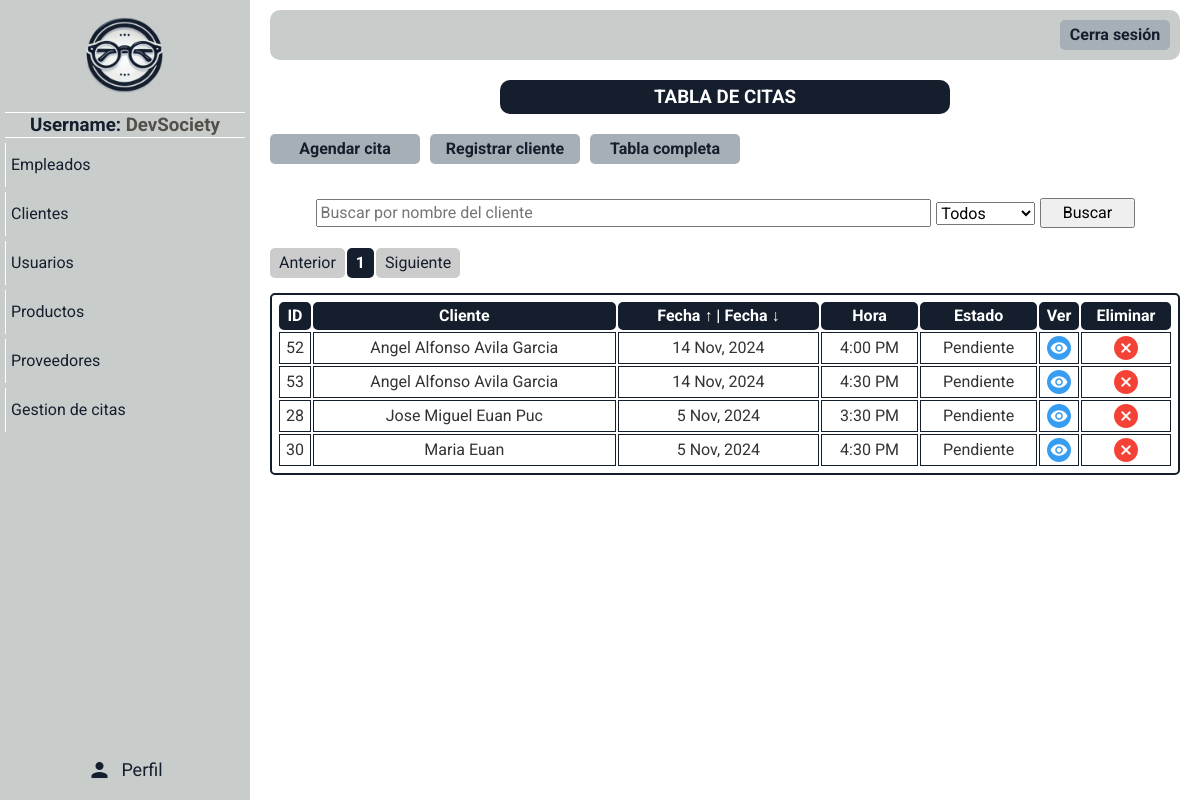
Page /paginas/mostrar_citas.php?pagina=1&orden_fecha=DESC (signed in) on the committed database.
### tables this page shows
CREATE TABLE `empleados` (
  `id_empleado` int(10) NOT NULL,
  `nombres` varchar(100) DEFAULT NULL,
  `apellidos` varchar(100) DEFAULT NULL,
  `correo` varchar(100) DEFAULT NULL,
  `telefono` varchar(15) DEFAULT NULL,
  `direccion` varchar(255) DEFAULT NULL,
  `rol` varchar(50) DEFAULT NULL,
  `fecha_contratacion` date DEFAULT NULL,
  `usuario` varchar(50) DEFAULT NULL,
  `contrasena` varchar(255) DEFAULT NULL,
  `codigo_empleado` int(11) DEFAULT NULL
);

CREATE TABLE `citas` (
  `id_cita` int(11) NOT NULL,
  `id_cliente` int(11) NOT NULL,
  `id_empleado` int(11) DEFAULT NULL,
  `fecha_cita` date DEFAULT NULL,
  `hora` time DEFAULT NULL,
  `motivo` text DEFAULT NULL,
  `estado` varchar(11) DEFAULT NULL
);

CREATE TABLE `clientes` (
  `id_cliente` int(5) NOT NULL,
  `nombres` varchar(100) DEFAULT NULL,
  `apellidos` varchar(100) DEFAULT NULL,
  `correo` varchar(100) DEFAULT NULL,
  `telefono` varchar(15) DEFAULT NULL,
  `direccion` varchar(255) DEFAULT NULL,
  `preescripcion` text DEFAULT NULL,
  `contrasena` varchar(255) DEFAULT NULL,
  `verificado` varchar(10) DEFAULT NULL,
  `rol` varchar(50) DEFAULT NULL,
  `codigo_cliente` int(11) DEFAULT NULL,
  `libre2` int(11) DEFAULT NULL
);

### paginas/mostrar_citas.php (the view, shortened to what this page needs)
<!DOCTYPE html>
<html lang="en">
<head>
</head>
<body>
    <?php
    include "menu_panel.php";
    require "../php/conexion.php";
    $nombre = isset($_GET['busca_nombre']) ? $_GET['busca_nombre'] : "";
    $estadoSeleccionado = isset($_GET['filtro_estado']) ? $_GET['filtro_estado'] : "";
    $ordenFecha = isset($_GET['orden_fecha']) ? $_GET['orden_fecha'] : 'ASC';
    $datos = "SELECT ci.id_cita, cl.nombres, cl.apellidos, ci.fecha_cita, ci.hora, ci.estado
              FROM citas ci
              INNER JOIN clientes cl ON ci.id_cliente = cl.id_cliente
              WHERE 1=1";
    $datos .= " ORDER BY ci.fecha_cita $ordenFecha";
    $resultado = mysqli_query($conectar, $datos);
    $total_filas = $resultado->num_rows;
    $limite = 5;
    $paginas = ceil($total_filas / $limite);
    $pagina = (isset($_GET['pagina'])) ? $_GET['pagina'] : 1;
    $inicio = ($pagina - 1) * $limite;
    $datos .= " LIMIT $inicio, $limite";
    $resultado = mysqli_query($conectar, $datos);
    $concatparams = ($nombre != "") ? "&busca_nombre=" . $nombre : "";
    $concatparams .= ($estadoSeleccionado != "") ? "&filtro_estado=" . $estadoSeleccionado : "";
    ?>
    <div class="usuarios-content main-content">
        <div class="titulo">
            <h3>TABLA DE CITAS</h3>
        </div>
        <div class="opciones-btn">
            <div class="btn-nuevo-cliente btn">
                <a href="./registrar_cita.php">Agendar cita</a>
            </div>
            <div class="btn-nuevo-cliente btn">
                <a href="./registrar_cliente.php?origen=citas">Registrar cliente</a>
            </div>
            <div class="btn-nuevo-cliente btn">
                <a href="./mostrar_citas.php">Tabla completa</a>
            </div>
        </div><br>
        <div class="buscador-titulo">
            <form action="./mostrar_citas.php" method="GET">
                <input type="text" name="busca_nombre" value="<?php echo $nombre ?>" placeholder="Buscar por nombre del cliente">
                <select name="filtro_estado">
                    <option value="">Todos</option>
                </select>
                <button class="btn-form" type="submit">Buscar</button>
            </form>
        </div>
        <nav class="pagination">
            <ul class="pagination-list">
                <li class="pag-item <?php echo ($pagina <= 1) ? 'disable' : ''; ?>">
                    <a href="./mostrar_citas.php?pagina=<?php echo ($pagina > 1) ? $pagina - 1 : 1;
                                                    echo $concatparams . '&orden_fecha=' . $ordenFecha; ?>">Anterior</a>
                </li>
                <?php for ($i = 1; $i <= $paginas; $i++): ?>
                    <li class="pag-item <?php echo ($pagina == $i) ? 'active' : ''; ?>">
                        <a href="./mostrar_citas.php?pagina=<?php echo $i . $concatparams . '&orden_fecha=' . $ordenFecha; ?>">
                            <?php echo $i; ?>
                        </a>
                    </li>
                <?php endfor; ?>
                <li class="pag-item <?php echo ($pagina >= $paginas) ? 'disable' : ''; ?>">
                    <a href="./mostrar_citas.php?pagina=<?php echo ($pagina < $paginas) ? $pagina + 1 : $paginas;
                                                    echo $concatparams . '&orden_fecha=' . $ordenFecha; ?>">Siguiente</a>
                </li>
            </ul>
        </nav>
        <table>
            <tr>
                <th>ID</th>
                <th>Cliente</th>
                <th>
                    <a style="text-decoration: none; color: white;" href="./mostrar_citas.php?pagina=<?php echo $pagina . $concatparams . '&orden_fecha=ASC'; ?>">Fecha &#x2191;</a> |
                    <a style="text-decoration: none; color: white;" href="./mostrar_citas.php?pagina=<?php echo $pagina . $concatparams . '&orden_fecha=DESC'; ?>">Fecha &#x2193;</a>
                </th>
                <th>Hora</th>
                <th>Estado</th>
                <th>Ver</th>
                <th>Eliminar</th>
            </tr>
            <?php
            if ($total_filas == 0) {
                echo '<tr><td colspan="7">No hay resultados...</td></tr>';
            } else {
                while ($fila = mysqli_fetch_assoc($resultado)) {
                    $fecha_formateada = date("j M, Y", strtotime($fila['fecha_cita']));
                    $hora_formateada = date("g:i A", strtotime($fila['hora']));
            ?>
                <tr>
                    <td><?php echo $fila['id_cita']; ?></td>
                    <td><?php echo $fila['nombres'] . " " . $fila['apellidos']; ?></td>
                    <td><?php echo $fecha_formateada; ?></td>
                    <td><?php echo $hora_formateada; ?></td>
                    <td><?php echo $fila['estado']; ?></td>
                    <td class="btn-ver">
                        <a href="../paginas/ver_cita.php?origen=citas&id=<?php echo $fila['id_cita']; ?>"><img src="../imagenes/ojo.png" alt=""></a>
                    </td>
                    <td class="btn-eliminar">
                        <a href="#" onclick="validar('../php/delete_cita.php?id=<?php echo $fila['id_cita'] ?>', '<?php echo addslashes($fila['nombres']) . ' ' . addslashes($fila['apellidos']) ?>')">
                            <img src="../imagenes/borrar.png" alt="">
                        </a>
                    </td>
                </tr>
            <?php
                }
            }
            ?>
        </table>
    </div>
</body>
</html>

### paginas/menu_panel.php (shortened to what this page needs)
<?php
require '../php/conexion.php';
$query_empleado = "SELECT rol, usuario FROM empleados WHERE id_empleado = ? LIMIT 1";
$consulta_empleado = $conectar->prepare($query_empleado);
$consulta_empleado->bind_param("s", $_SESSION['id']);
$consulta_empleado->execute();
$resultado_empleado = $consulta_empleado->get_result();
$info_empleado = $resultado_empleado->fetch_assoc();
if ($resultado_empleado->num_rows > 0) {
    if ($_SESSION['rol'] == 'Administrador') {
        $options = '
        <a href="./mostrar_empleados.php">Empleados</a>
        <a href="./mostrar_clientes.php">Clientes</a>
        <a href="./mostrar_usuarios.php">Usuarios</a>
        <a href="./mostrar_productos.php">Productos</a>
        <a href="./mostrar_proveedores.php">Proveedores</a>
        <a href="./mostrar_citas.php">Gestion de citas</a>
    ';
    } else if ($_SESSION['rol'] == 'Empleado') {
        $options = '
        <a href="./mostrar_clientes.php">Clientes</a>
        <a href="./mostrar_productos.php">Productos</a>
        <a href="./mostrar_proveedores.php">Proveedores</a>
        <a href="./mostrar_citas.php">Gestión de citas</a>
        ';
    }
} else {
    require "../php/salir.php";
}
?>
<!DOCTYPE html>
<html lang="es">
<head>
    <link rel="stylesheet" href="../css/normalize.css">
    <link rel="stylesheet" href="../css/style.css">
</head>
</head>
<body>
    <div class="container-menu-lateral">
        <div class="sidebar">
            <div class="sidebar-logo">
                <a href="./dashboard.php"><img src="../imagenes/logo.png" alt=""></a>
            </div>
            <hr>
            <h3>Username: <span><?php echo $info_empleado['usuario'] ?></span></h3>
            <hr>
            <div class="btn-sidebar">
                <?php echo $options ?>
            </div>
            <div class="icon-container">
                <i class="material-icons">person</i>
                <a href="./perfil_empleado.php">Perfil</a>
            </div>
        </div>
    </div>
    <div class="main-content">
        <header class="header">
            <div class="btn-cerrar-sesion btn"><a href="../php/salir.php">Cerra sesión</a></div>
        </header>
    </div>
</body>
</html>

### css/style.css (style rules this page uses)
:root { --color0: #ffffff; --color1: #c8ccca; --color2: #151e2d; --color3: #a7afb6; --color4: #53504a; }
* { box-sizing: border-box; margin: 0; padding: 0; }
*, *::before, *::after { box-sizing: inherit; }
html { font-size: 62.5%; box-sizing: border-box; }
body { font-family: "Roboto"; font-size: 16px; line-height: 24px; color: #333; height: 100vh; }
.main-content { flex-grow: 1; padding: 10px 20px; margin-left: 250px; }
.btn { display: flex; cursor: pointer; width: 110px; height: 30px; background-color: var(--color3); justify-content: center; align-items: center; border-radius: 5px; font-weight: bold; }
.btn a { display: flex; color: var(--color2); text-decoration: none; height: 100%; width: 100%; justify-content: center; transition: 0.4s ease-out; align-items: center; }
.btn-form { width: 100px; height: 30px; cursor: pointer; transition: 0.4s ease-out; }
.opciones-btn { display: flex; gap: 10px; margin-top: 20px; }
.container-menu-lateral { display: flex; height: 100%; position: fixed; }
.sidebar { text-align: center; width: 250px; background-color: var(--color1); color: var(--color0); }
.sidebar h3 { color: var(--color2); }
.sidebar hr { max-width: 250px; background-color: var(--color0); height: 1px; border: none; }
.btn-sidebar a { text-align: start; display: flex; align-items: center; color: var(--color2); text-decoration: none; padding: 10px 5px; margin: 5px 0; width: 100%; border-left: var(--color0) solid 0.5px; transition: font-size 0.2s ease-out; }
.sidebar-logo img { width: 100px; }
.header { display: flex; align-items: center; justify-content: end; background-color: var(--color1); height: 50px; border-radius: 10px; padding: 10px; }
.titulo { width: 450px; text-align: center; margin: auto; background-color: var(--color2); padding: 5px; color: var(--color0); border-radius: 10px; margin-bottom: 5px; }
table { border: var(--color2) solid 2px; margin: auto; margin-top: 15px; padding: 5px; width: 100%; border-radius: 5px; }
th { background-color: var(--color2); border: 2px var(--color2) solid; color: var(--color0); border-radius: 5px; }
td { text-align: center; border: var(--color2) solid 1px; }
td a { display: flex; justify-content: center; align-items: center; padding: 3px 0; }
.btn-eliminar { width: 90px; transition: 0.3s ease-out; }
.btn-ver { width: 40px; transition: 0.3s ease-out; }
.btn-nuevo-cliente { width: 150px; }
span { color: var(--color4); }
.sidebar { display: flex; flex-direction: column; height: 100vh; padding: 5px; background-color: var(--color1); }
.sidebar-logo img { width: 100px; height: auto; }
.btn-sidebar { margin-bottom: 20px; }
.icon-container { margin-top: auto; display: flex; justify-content: center; align-items: center; gap: 10px; height: 50px; }
.icon-container i { color: var(--color2); font-size: 24px; }
.icon-container a { text-decoration: none; color: var(--color2); font-size: 18px; }
.buscador-titulo form { display: flex; justify-content: center; align-items: center; height: 40px; width: 90%; gap: 5px; }
.buscador-titulo input { width: 80%; padding: 3px; }
.buscador-titulo { display: flex; width: 100%; height: 50px; justify-content: center; align-items: center; }
.pagination { display: flex; margin: 10px 0; }
.pagination-list { list-style: none; display: flex; gap: 2px; padding: 0; }
.pag-item { border-radius: 5px; overflow: hidden; }
.pag-item a { display: block; width: 100%; height: 100%; padding: 3px 9px; font-size: 16px; color: var(--color2); background-color: var(--color3); text-align: center; text-decoration: none; transition: background-color 0.3s, color 0.3s; }
.pag-item.active a { background-color: var(--color2); color: var(--color0); font-weight: bold; cursor: default; }
.disable a { pointer-events: none; background-color: #ccc; }

### rows in the picture
empleados: usuario "DevSociety"
citas: id_cita "52", id_cliente.nombres "Angel Alfonso", id_cliente.apellidos "Avila Garcia", fecha_cita "14 Nov, 2024", hora "4:00 PM", estado "Pendiente"
citas: id_cita "53", id_cliente.nombres "Angel Alfonso", id_cliente.apellidos "Avila Garcia", fecha_cita "14 Nov, 2024", hora "4:30 PM", estado "Pendiente"
citas: id_cita "28", id_cliente.nombres "Jose Miguel", id_cliente.apellidos "Euan Puc", fecha_cita "5 Nov, 2024", hora "3:30 PM", estado "Pendiente"
citas: id_cita "30", id_cliente.nombres "Maria", id_cliente.apellidos "Euan", fecha_cita "5 Nov, 2024", hora "4:30 PM", estado "Pendiente"
